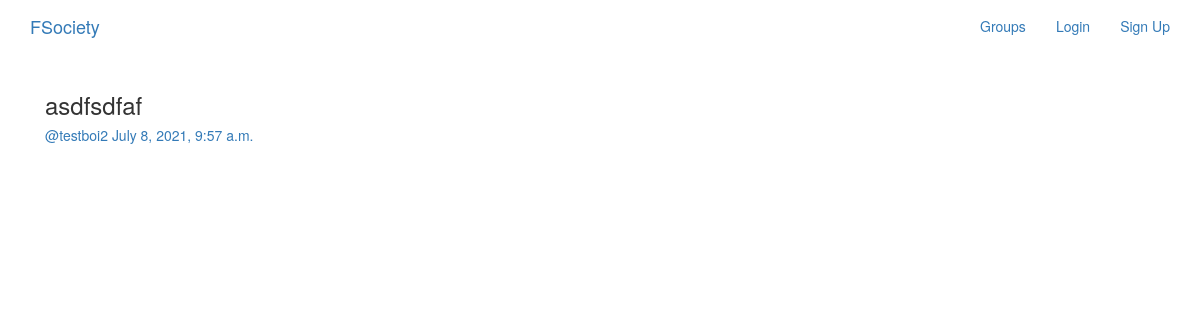
The app's page /posts/, older data.
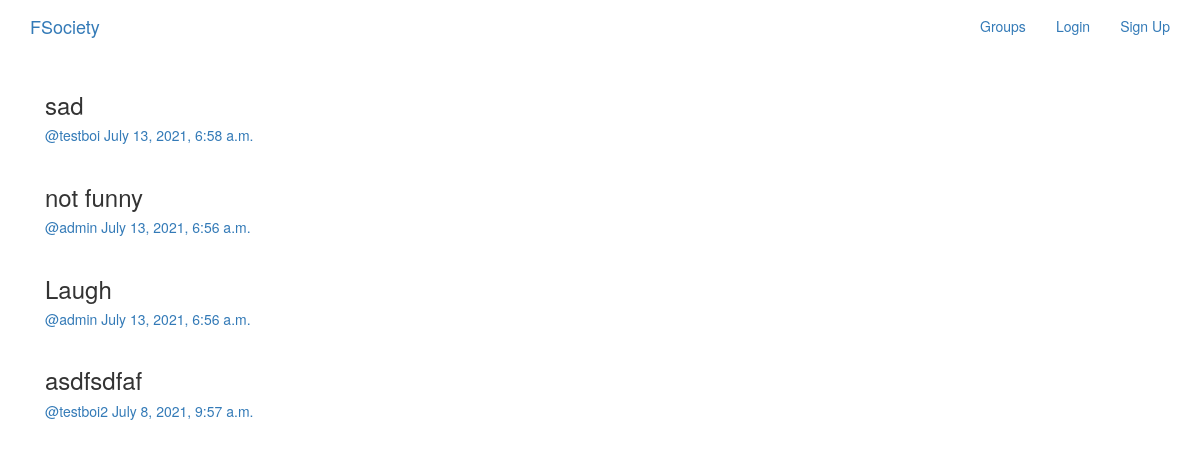
The same page, newer data.
### posts/models.py (models this page shows, shortened)
class Post(models.Model):
    user = models.ForeignKey(User, related_name = 'posts', on_delete = models.CASCADE)
    created_at = models.DateTimeField(auto_now = True)
    message = models.TextField()
    message_html = models.TextField(editable = False)
    group = models.ForeignKey(Group, related_name = 'posts', null = True, blank = True, on_delete = models.CASCADE)
    class Meta:
        ordering = ['-created_at'] #ordered such that new post is shown first
        unique_together = ['user','message']

### posts/views.py (the view)
class PostList(SelectRelatedMixin,generic.ListView):
    model = models.Post
    select_related = ('user','group')

### posts/templates/posts/post_list.html (shortened to what this page needs)
{% extends "posts/post_base.html" %}
{% block post_content %}
    <div class="col-md-8">
        {% for post in post_list %}
            {% include "posts/_post.html" %}
        {% endfor %}
    </div>
{% endblock %}

### posts/templates/posts/_post.html (shortened to what this page needs)
<div class="post media">
    <h3>{{post.message_html|safe}}</h3>
    <div class="media-body">
        <h5 class="media-heading">
            <span class="username">
                <a href="{% url 'posts:for_user' username=post.user.username %}">@{{ post.user.username }}</a>
            </span>
            <time class="time">
                <a href="{% url 'posts:single' username=post.user.username pk=post.pk %}">{{ post.created_at }}</a>
            </time>
        </h5>
    </div>
</div>

Row changes from the older to the newer data that the page shows:
added Post: message_html "sad", user.username "testboi", created_at "July 13, 2021, 6:58 a.m."
added Post: message_html "not funny", user.username "admin", created_at "July 13, 2021, 6:56 a.m."
added Post: message_html "Laugh", user.username "admin", created_at "July 13, 2021, 6:56 a.m."
